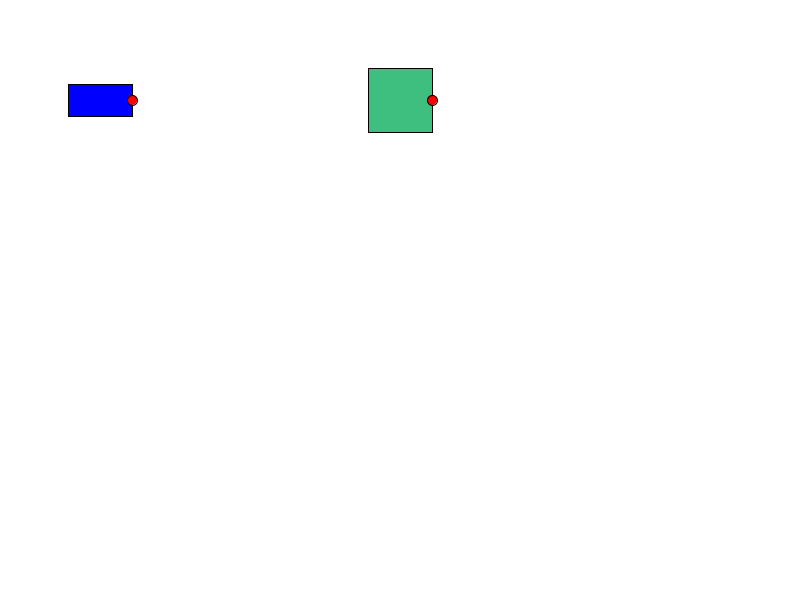
Frame 1 (no input)
Frame 60 (the mouse pressed at the canvas centre just before this capture): identical to frame 1, image omitted
Frame 120 (the mouse held since frame 60 and released just before this capture): identical to frame 1, image omitted

The Processing sketch that drew this single still picture (run headless with seeded random() and noise(); from frame 60 on, the mouse is pressed at the canvas centre):

// Processing sketch: moveBulletInClass
// ── moveBulletInClass.pde
////fails if rect of enemy is not mostly square.
////The rotation is for visual purposes.
////The collision is tied to the unrotated rect of the box not the rotated visual

Sprite s;
Enemy e;
Bullet b;

boolean left, right, up, down, space;

void setup() {
  size(800, 600);
  background(255);
  smooth();
  s = new Sprite();
  e = new Enemy();
  b = new Bullet();

  left = false;
  right = false;
  up = false;
  down = false;
  space = false;
  //frameRate(10);
}

void draw() {
  background(255);
  s.update();
  s.display();
  e.update(s);
  e.display();
  if (rectangleIntersect(s, e)) {
    fill(255, 0, 0, 100);
    rect(0, 0, width, height);
  }//end rect intersect
  if (space) {
    b.setStartLocation(s.x, s.y, s.rotation);
  }//end space
  b.update();
  b.display();

  if (rectangleIntersect(b, e)) {
    //kill the enemy
    fill(255, 255, 0, 100);
    rect(0, 0, width, height);
    // e.respawn();
    // b.reset();
  }
}// end draw

boolean rectangleIntersect(Sprite r1, Enemy r2) {
  //what is the distance apart on x-axis
  float distanceX = (r1.x) - (r2.x);
  //what is the distance apart on y-axis
  float distanceY = (r1.y) - (r2.y);


  //what is the combined half-widths
  float combinedHalfW = r1.w/2 + r2.w/2;
  //what is the combined half-heights
  float combinedHalfH = r1.h/2 + r2.h/2;

  //check for intersection on x-axis
  if (abs(distanceX) < combinedHalfW) {
    //check for intersection on y-axis
    if (abs(distanceY) < combinedHalfH) {
      //huzzah they are intersecting
      return true;
    }
  }
  return false;
}

boolean rectangleIntersect(Bullet r1, Enemy r2) {
  //what is the distance apart on x-axis
  float distanceX = (r1.x) - (r2.x);
  //what is the distance apart on y-axis
  float distanceY = (r1.y) - (r2.y);

  //what is the combined half-widths
  float combinedHalfW = r1.w/2 + r2.w/2;
  //what is the combined half-heights
  float combinedHalfH = r1.h/2 + r2.h/2;

  //check for intersection on x-axis
  if (abs(distanceX) < combinedHalfW) {
    //check for intersection on y-axis
    if (abs(distanceY) < combinedHalfH) {
      //huzzah they are intersecting
      return true;
    }
  }
  return false;
}

void keyPressed() {
  switch (keyCode) {
  case 37:
    left = true;
    break;
  case 38:
    up = true;
    break;
  case 39:
    right = true;
    break;
  case 40:
    down = true;
    break;
  case 32:
    space = true;
    break;
  }
}
void keyReleased() {
  switch (keyCode) {
  case 37:
    left = false;
    break;
  case 38:
    up = false;
    break;
  case 39:
    right = false;
    break;
  case 40:
    down = false;
    break;
  case 32:
    space = false;
    break;
  }
}

// ── Bullet.pde
class Bullet {
  float x, y, w, h;
  float speed, rotation, maxSpeed, minSpeed;
  boolean firing;

  Bullet() {
    x = 100;
    y = -100;
    w = 20;
    h = 10;

    speed = 0;
    rotation = 0;
    maxSpeed = 15;
    minSpeed = 5;
    firing = false;
  }
  void setStartLocation(float startX, float startY, float startRotation) {
     if (firing == false) {
      x = startX;
      y = startY;
      rotation = startRotation;
      firing = true;
      speed = 20;
     }
  }
  void update() {
    if (firing == true) {
      //bullet speeds up
      //if (speed < maxSpeed) {
      //  speed += 2;
      //}
      //bullet slows down
      if (speed > minSpeed) {
        speed -= 0.3;
      }

      x += cos(rotation) * speed;
      y += sin(rotation) * speed;

      //check for moving out of bounds
      if (x>width||x<0||y>height||y<0) {
        reset();
      }
    }
  }
  void reset() {
    speed = 0;
    firing = false;
    y = -100;
  }
  void display() {
    pushMatrix();
    translate(x, y);
    rotate(rotation);
    fill(0, 255, 0); 
    rect(-w/2, -h/2, w, h);
    popMatrix();
  }
}
// ── Enemy.pde
class Enemy {
  float x, y, w, h;

  //float speedX, speedY;
  float speed, rotation, maxSpeed;

  Enemy() {
    x = 400;//random(400, width-100);
    y = 100;//random(100, height-100);
    w = 64;
    h = 64;

    speed = 0;
    rotation = 0;
    maxSpeed = 3;
  }
  void respawn(){
    x = random(400, width-100);
    y = random(100, height-100);
    speed = 0;
    rotation = 0;
  }
  void update(Sprite s) {
    //find the distance between enemy and sprite
    float distanceApart = dist(x, y, s.x, s.y);
    if (distanceApart < 300) {
      rotation = atan2((s.y - y), (s.x - x));
      //speed = 2;
      if (speed < maxSpeed){
        speed += 0.2;
      }
      
    } else {
      if (speed > 0){
        speed *= 0.95;
      }
    }
    x += cos(rotation) * speed;
    y += sin(rotation) * speed;
  }
  void display() {
    pushMatrix();
      translate(x,y);
      //draw transparent box that shows the bounds of the object
      fill(0,0,255,128); 
      rect(-w/2,-h/2,w,h);
      rotate(rotation);
      //draw visible artwork
      fill(0,255,0,128); 
      rect(-w/2,-h/2,w,h);
      fill(255,0,0);
      ellipse(w/2,0,10,10);
    popMatrix();
  }
}
// ── Sprite.pde
class Sprite {
  float x, y, w, h;

  //float speedX, speedY;
  float speed, rotation, maxSpeed;

  Sprite() {
    x = 100;
    y = 100;
    w = 64;
    h = 32;

    //speedX = 0;
    //speedY = 0;
    speed = 0;
    rotation = 0;
    maxSpeed = 1;
  }
  void update() {
    if (left){
      rotation -= radians(1);
    }
    if (right){
      rotation += radians(1);
    }
    if (up){
      speed = 5;
      // if (speed < maxSpeed){
      //   speed += 1;
      // }
    }
    if (down){
      speed = -5;
    }
    if (!up && !down){
      //speedY = 0;
      if (speed > 0 || speed < 0){
        speed *= 0.98; 
      }
    }else if (up && down){
       //speedY = 0; 
    }
    
    x += cos(rotation) * speed;
    y += sin(rotation) * speed;
    
    //asteroids sytyle screen wrap
    if (x > width){x = 0;}
    if (x < 0){ x = width;}
    if (y > height){y = 0;}
    if (y < 0){y = height;}
  }
  void display() {
    pushMatrix();
      translate(x,y);
      //draw transparent box that shows the bounds of the object
      fill(0,0,255,100);
      rect(-w/2,-h/2,w,h);
      rotate(rotation);
      //draw visible artwork
      fill(0,0,255); 
      rect(-w/2,-h/2,w,h);
      fill(255,0,0);
      ellipse(w/2,0,10,10);
    popMatrix();
  }
}
